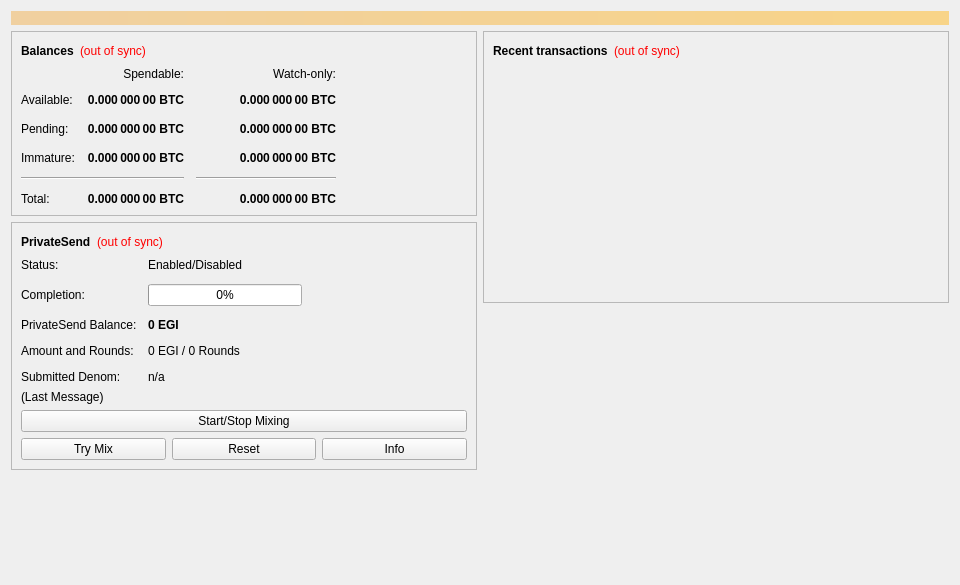
<?xml version="1.0" encoding="UTF-8"?>
<ui version="4.0">
 <class>OverviewPage</class>
 <widget class="QWidget" name="OverviewPage">
  <property name="geometry">
   <rect>
    <x>0</x>
    <y>0</y>
    <width>960</width>
    <height>585</height>
   </rect>
  </property>
  <property name="minimumSize">
   <size>
    <width>960</width>
    <height>0</height>
   </size>
  </property>
  <property name="windowTitle">
   <string>Form</string>
  </property>
  <layout class="QVBoxLayout" name="topLayout">
   <item>
    <widget class="QLabel" name="labelAlerts">
     <property name="visible">
      <bool>false</bool>
     </property>
     <property name="styleSheet">
      <string notr="true">background-color: qlineargradient(x1: 0, y1: 0, x2: 1, y2: 0, stop:0 #F0D0A0, stop:1 #F8D488); color:#000000;</string>
     </property>
     <property name="wordWrap">
      <bool>true</bool>
     </property>
     <property name="margin">
      <number>3</number>
     </property>
    </widget>
   </item>
   <item>
    <layout class="QHBoxLayout" name="horizontalLayout" stretch="1,1">
     <item>
      <layout class="QVBoxLayout" name="verticalLayout_2">
       <item>
        <widget class="QFrame" name="frame">
         <property name="frameShape">
          <enum>QFrame::StyledPanel</enum>
         </property>
         <property name="frameShadow">
          <enum>QFrame::Raised</enum>
         </property>
         <layout class="QVBoxLayout" name="verticalLayout_4">
          <item>
           <layout class="QHBoxLayout" name="horizontalLayout_4">
            <item>
             <widget class="QLabel" name="label_5">
              <property name="font">
               <font>
                <weight>75</weight>
                <bold>true</bold>
               </font>
              </property>
              <property name="text">
               <string>Balances</string>
              </property>
             </widget>
            </item>
            <item>
             <widget class="QLabel" name="labelWalletStatus">
              <property name="toolTip">
               <string>The displayed information may be out of date. Your wallet automatically synchronizes with the Energi network after a connection is established, but this process has not completed yet.</string>
              </property>
              <property name="styleSheet">
               <string notr="true">QLabel { color: red; }</string>
              </property>
              <property name="text">
               <string notr="true">(out of sync)</string>
              </property>
              <property name="alignment">
               <set>Qt::AlignLeading|Qt::AlignLeft|Qt::AlignVCenter</set>
              </property>
             </widget>
            </item>
            <item>
             <spacer name="horizontalSpacer_3">
              <property name="orientation">
               <enum>Qt::Horizontal</enum>
              </property>
              <property name="sizeHint" stdset="0">
               <size>
                <width>40</width>
                <height>20</height>
               </size>
              </property>
             </spacer>
            </item>
           </layout>
          </item>
          <item>
           <layout class="QGridLayout" name="gridLayout">
            <property name="spacing">
             <number>12</number>
            </property>
            <item row="2" column="2">
             <widget class="QLabel" name="labelWatchPending">
              <property name="font">
               <font>
                <weight>75</weight>
                <bold>true</bold>
               </font>
              </property>
              <property name="cursor">
               <cursorShape>IBeamCursor</cursorShape>
              </property>
              <property name="toolTip">
               <string>Unconfirmed transactions to watch-only addresses</string>
              </property>
              <property name="text">
               <string notr="true">0.000 000 00 BTC</string>
              </property>
              <property name="alignment">
               <set>Qt::AlignRight|Qt::AlignTrailing|Qt::AlignVCenter</set>
              </property>
              <property name="textInteractionFlags">
               <set>Qt::LinksAccessibleByMouse|Qt::TextSelectableByKeyboard|Qt::TextSelectableByMouse</set>
              </property>
             </widget>
            </item>
            <item row="2" column="1">
             <widget class="QLabel" name="labelUnconfirmed">
              <property name="font">
               <font>
                <weight>75</weight>
                <bold>true</bold>
               </font>
              </property>
              <property name="cursor">
               <cursorShape>IBeamCursor</cursorShape>
              </property>
              <property name="toolTip">
               <string>Total of transactions that have yet to be confirmed, and do not yet count toward the spendable balance</string>
              </property>
              <property name="text">
               <string notr="true">0.000 000 00 BTC</string>
              </property>
              <property name="alignment">
               <set>Qt::AlignRight|Qt::AlignTrailing|Qt::AlignVCenter</set>
              </property>
              <property name="textInteractionFlags">
               <set>Qt::LinksAccessibleByMouse|Qt::TextSelectableByKeyboard|Qt::TextSelectableByMouse</set>
              </property>
             </widget>
            </item>
            <item row="3" column="2">
             <widget class="QLabel" name="labelWatchImmature">
              <property name="font">
               <font>
                <weight>75</weight>
                <bold>true</bold>
               </font>
              </property>
              <property name="cursor">
               <cursorShape>IBeamCursor</cursorShape>
              </property>
              <property name="toolTip">
               <string>Mined balance in watch-only addresses that has not yet matured</string>
              </property>
              <property name="text">
               <string notr="true">0.000 000 00 BTC</string>
              </property>
              <property name="alignment">
               <set>Qt::AlignRight|Qt::AlignTrailing|Qt::AlignVCenter</set>
              </property>
              <property name="textInteractionFlags">
               <set>Qt::LinksAccessibleByMouse|Qt::TextSelectableByKeyboard|Qt::TextSelectableByMouse</set>
              </property>
             </widget>
            </item>
            <item row="4" column="0" colspan="2">
             <widget class="Line" name="lineSpendableBalance">
              <property name="orientation">
               <enum>Qt::Horizontal</enum>
              </property>
             </widget>
            </item>
            <item row="4" column="2">
             <widget class="Line" name="lineWatchBalance">
              <property name="sizePolicy">
               <sizepolicy hsizetype="Preferred" vsizetype="Fixed">
                <horstretch>0</horstretch>
                <verstretch>0</verstretch>
               </sizepolicy>
              </property>
              <property name="minimumSize">
               <size>
                <width>140</width>
                <height>0</height>
               </size>
              </property>
              <property name="orientation">
               <enum>Qt::Horizontal</enum>
              </property>
             </widget>
            </item>
            <item row="5" column="0">
             <widget class="QLabel" name="labelTotalText">
              <property name="text">
               <string>Total:</string>
              </property>
             </widget>
            </item>
            <item row="3" column="1">
             <widget class="QLabel" name="labelImmature">
              <property name="font">
               <font>
                <weight>75</weight>
                <bold>true</bold>
               </font>
              </property>
              <property name="cursor">
               <cursorShape>IBeamCursor</cursorShape>
              </property>
              <property name="toolTip">
               <string>Mined balance that has not yet matured</string>
              </property>
              <property name="text">
               <string notr="true">0.000 000 00 BTC</string>
              </property>
              <property name="alignment">
               <set>Qt::AlignRight|Qt::AlignTrailing|Qt::AlignVCenter</set>
              </property>
              <property name="textInteractionFlags">
               <set>Qt::LinksAccessibleByMouse|Qt::TextSelectableByKeyboard|Qt::TextSelectableByMouse</set>
              </property>
             </widget>
            </item>
            <item row="2" column="3">
             <spacer name="horizontalSpacer_2">
              <property name="orientation">
               <enum>Qt::Horizontal</enum>
              </property>
              <property name="sizeHint" stdset="0">
               <size>
                <width>40</width>
                <height>20</height>
               </size>
              </property>
             </spacer>
            </item>
            <item row="3" column="0">
             <widget class="QLabel" name="labelImmatureText">
              <property name="text">
               <string>Immature:</string>
              </property>
             </widget>
            </item>
            <item row="5" column="1">
             <widget class="QLabel" name="labelTotal">
              <property name="font">
               <font>
                <weight>75</weight>
                <bold>true</bold>
               </font>
              </property>
              <property name="cursor">
               <cursorShape>IBeamCursor</cursorShape>
              </property>
              <property name="toolTip">
               <string>Your current total balance</string>
              </property>
              <property name="text">
               <string notr="true">0.000 000 00 BTC</string>
              </property>
              <property name="alignment">
               <set>Qt::AlignRight|Qt::AlignTrailing|Qt::AlignVCenter</set>
              </property>
              <property name="textInteractionFlags">
               <set>Qt::LinksAccessibleByMouse|Qt::TextSelectableByKeyboard|Qt::TextSelectableByMouse</set>
              </property>
             </widget>
            </item>
            <item row="5" column="2">
             <widget class="QLabel" name="labelWatchTotal">
              <property name="font">
               <font>
                <weight>75</weight>
                <bold>true</bold>
               </font>
              </property>
              <property name="cursor">
               <cursorShape>IBeamCursor</cursorShape>
              </property>
              <property name="toolTip">
               <string>Current total balance in watch-only addresses</string>
              </property>
              <property name="text">
               <string notr="true">0.000 000 00 BTC</string>
              </property>
              <property name="alignment">
               <set>Qt::AlignRight|Qt::AlignTrailing|Qt::AlignVCenter</set>
              </property>
              <property name="textInteractionFlags">
               <set>Qt::LinksAccessibleByMouse|Qt::TextSelectableByKeyboard|Qt::TextSelectableByMouse</set>
              </property>
             </widget>
            </item>
            <item row="0" column="2">
             <widget class="QLabel" name="labelWatchonly">
              <property name="text">
               <string>Watch-only:</string>
              </property>
              <property name="alignment">
               <set>Qt::AlignRight|Qt::AlignTrailing|Qt::AlignVCenter</set>
              </property>
             </widget>
            </item>
            <item row="1" column="0">
             <widget class="QLabel" name="labelBalanceText">
              <property name="text">
               <string>Available:</string>
              </property>
             </widget>
            </item>
            <item row="1" column="1">
             <widget class="QLabel" name="labelBalance">
              <property name="font">
               <font>
                <weight>75</weight>
                <bold>true</bold>
               </font>
              </property>
              <property name="cursor">
               <cursorShape>IBeamCursor</cursorShape>
              </property>
              <property name="toolTip">
               <string>Your current spendable balance</string>
              </property>
              <property name="text">
               <string notr="true">0.000 000 00 BTC</string>
              </property>
              <property name="alignment">
               <set>Qt::AlignRight|Qt::AlignTrailing|Qt::AlignVCenter</set>
              </property>
              <property name="textInteractionFlags">
               <set>Qt::LinksAccessibleByMouse|Qt::TextSelectableByKeyboard|Qt::TextSelectableByMouse</set>
              </property>
             </widget>
            </item>
            <item row="1" column="2">
             <widget class="QLabel" name="labelWatchAvailable">
              <property name="font">
               <font>
                <weight>75</weight>
                <bold>true</bold>
               </font>
              </property>
              <property name="cursor">
               <cursorShape>IBeamCursor</cursorShape>
              </property>
              <property name="toolTip">
               <string>Your current balance in watch-only addresses</string>
              </property>
              <property name="text">
               <string notr="true">0.000 000 00 BTC</string>
              </property>
              <property name="alignment">
               <set>Qt::AlignRight|Qt::AlignTrailing|Qt::AlignVCenter</set>
              </property>
              <property name="textInteractionFlags">
               <set>Qt::LinksAccessibleByMouse|Qt::TextSelectableByKeyboard|Qt::TextSelectableByMouse</set>
              </property>
             </widget>
            </item>
            <item row="2" column="0">
             <widget class="QLabel" name="labelPendingText">
              <property name="text">
               <string>Pending:</string>
              </property>
             </widget>
            </item>
            <item row="0" column="1">
             <widget class="QLabel" name="labelSpendable">
              <property name="text">
               <string>Spendable:</string>
              </property>
              <property name="alignment">
               <set>Qt::AlignRight|Qt::AlignTrailing|Qt::AlignVCenter</set>
              </property>
             </widget>
            </item>
           </layout>
          </item>
         </layout>
        </widget>
       </item>
       <item>
        <widget class="QFrame" name="framePrivateSend">
         <property name="layoutDirection">
          <enum>Qt::LeftToRight</enum>
         </property>
         <property name="frameShape">
          <enum>QFrame::StyledPanel</enum>
         </property>
         <property name="frameShadow">
          <enum>QFrame::Raised</enum>
         </property>
         <layout class="QVBoxLayout" name="VerticalLayout_PS1">
          <item>
           <layout class="QHBoxLayout" name="horizontalLayout_5">
            <item>
             <widget class="QLabel" name="labelPrivateSendHeader">
              <property name="font">
               <font>
                <weight>75</weight>
                <bold>true</bold>
               </font>
              </property>
              <property name="text">
               <string>PrivateSend</string>
              </property>
             </widget>
            </item>
            <item>
             <widget class="QLabel" name="labelPrivateSendSyncStatus">
              <property name="toolTip">
               <string>The displayed information may be out of date. Your wallet automatically synchronizes with the Energi network after a connection is established, but this process has not completed yet.</string>
              </property>
              <property name="styleSheet">
               <string notr="true">QLabel { color: red; }</string>
              </property>
              <property name="text">
               <string notr="true">(out of sync)</string>
              </property>
              <property name="alignment">
               <set>Qt::AlignLeading|Qt::AlignLeft|Qt::AlignVCenter</set>
              </property>
             </widget>
            </item>
            <item>
             <spacer name="horizontalSpacer_4">
              <property name="orientation">
               <enum>Qt::Horizontal</enum>
              </property>
              <property name="sizeHint" stdset="0">
               <size>
                <width>40</width>
                <height>20</height>
               </size>
              </property>
             </spacer>
            </item>
           </layout>
          </item>
          <item>
           <layout class="QFormLayout" name="privateSendFormLayout">
            <property name="fieldGrowthPolicy">
             <enum>QFormLayout::AllNonFixedFieldsGrow</enum>
            </property>
            <property name="horizontalSpacing">
             <number>11</number>
            </property>
            <property name="verticalSpacing">
             <number>12</number>
            </property>
            <item row="0" column="0">
             <widget class="QLabel" name="labelPrivateSendEnabledText">
              <property name="text">
               <string>Status:</string>
              </property>
             </widget>
            </item>
            <item row="0" column="1">
             <widget class="QLabel" name="labelPrivateSendEnabled">
              <property name="text">
               <string>Enabled/Disabled</string>
              </property>
             </widget>
            </item>
            <item row="1" column="0">
             <widget class="QLabel" name="labelCompletitionText">
              <property name="text">
               <string>Completion:</string>
              </property>
             </widget>
            </item>
            <item row="1" column="1">
             <widget class="QProgressBar" name="privateSendProgress">
              <property name="maximumSize">
               <size>
                <width>154</width>
                <height>16777215</height>
               </size>
              </property>
              <property name="value">
               <number>0</number>
              </property>
             </widget>
            </item>
            <item row="2" column="0">
             <widget class="QLabel" name="labelAnonymizedText">
              <property name="text">
               <string>PrivateSend Balance:</string>
              </property>
             </widget>
            </item>
            <item row="2" column="1">
             <widget class="QLabel" name="labelAnonymized">
              <property name="font">
               <font>
                <weight>75</weight>
                <bold>true</bold>
               </font>
              </property>
              <property name="text">
               <string notr="true">0 EGI</string>
              </property>
             </widget>
            </item>
            <item row="3" column="0">
             <widget class="QLabel" name="labelAmountAndRoundsText">
              <property name="text">
               <string>Amount and Rounds:</string>
              </property>
             </widget>
            </item>
            <item row="3" column="1">
             <widget class="QLabel" name="labelAmountRounds">
              <property name="text">
               <string>0 EGI / 0 Rounds</string>
              </property>
             </widget>
            </item>
            <item row="4" column="0">
             <widget class="QLabel" name="labelSubmittedDenomText">
              <property name="text">
               <string>Submitted Denom:</string>
              </property>
             </widget>
            </item>
            <item row="4" column="1">
             <widget class="QLabel" name="labelSubmittedDenom">
              <property name="toolTip">
               <string>The denominations you submitted to the Masternode.&lt;br&gt;To mix, other users must submit the exact same denominations.</string>
              </property>
              <property name="text">
               <string>n/a</string>
              </property>
             </widget>
            </item>
           </layout>
          </item>
          <item>
           <layout class="QVBoxLayout" name="VerticalLayout_PS">
            <item>
             <widget class="QLabel" name="labelPrivateSendLastMessage">
              <property name="text">
               <string>(Last Message)</string>
              </property>
              <property name="alignment">
               <set>Qt::AlignLeading|Qt::AlignLeft|Qt::AlignTop</set>
              </property>
              <property name="wordWrap">
               <bool>true</bool>
              </property>
             </widget>
            </item>
            <item>
             <widget class="QPushButton" name="togglePrivateSend">
              <property name="sizePolicy">
               <sizepolicy hsizetype="MinimumExpanding" vsizetype="Fixed">
                <horstretch>0</horstretch>
                <verstretch>0</verstretch>
               </sizepolicy>
              </property>
              <property name="text">
               <string>Start/Stop Mixing</string>
              </property>
             </widget>
            </item>
            <item>
             <layout class="QHBoxLayout" name="horizontalLayout_debugbuttons">
              <item>
               <widget class="QPushButton" name="privateSendAuto">
                <property name="sizePolicy">
                 <sizepolicy hsizetype="MinimumExpanding" vsizetype="Fixed">
                  <horstretch>0</horstretch>
                  <verstretch>0</verstretch>
                 </sizepolicy>
                </property>
                <property name="toolTip">
                 <string>Try to manually submit a PrivateSend request.</string>
                </property>
                <property name="text">
                 <string>Try Mix</string>
                </property>
               </widget>
              </item>
              <item>
               <widget class="QPushButton" name="privateSendReset">
                <property name="sizePolicy">
                 <sizepolicy hsizetype="MinimumExpanding" vsizetype="Fixed">
                  <horstretch>0</horstretch>
                  <verstretch>0</verstretch>
                 </sizepolicy>
                </property>
                <property name="toolTip">
                 <string>Reset the current status of PrivateSend (can interrupt PrivateSend if it's in the process of Mixing, which can cost you money!)</string>
                </property>
                <property name="autoFillBackground">
                 <bool>false</bool>
                </property>
                <property name="text">
                 <string>Reset</string>
                </property>
               </widget>
              </item>
              <item>
               <widget class="QPushButton" name="privateSendInfo">
                <property name="sizePolicy">
                 <sizepolicy hsizetype="MinimumExpanding" vsizetype="Fixed">
                  <horstretch>0</horstretch>
                  <verstretch>0</verstretch>
                 </sizepolicy>
                </property>
                <property name="toolTip">
                 <string>Information about PrivateSend and Mixing</string>
                </property>
                <property name="text">
                 <string>Info</string>
                </property>
               </widget>
              </item>
             </layout>
            </item>
           </layout>
          </item>
         </layout>
        </widget>
       </item>
       <item>
        <spacer name="verticalSpacer">
         <property name="orientation">
          <enum>Qt::Vertical</enum>
         </property>
         <property name="sizeHint" stdset="0">
          <size>
           <width>20</width>
           <height>40</height>
          </size>
         </property>
        </spacer>
       </item>
      </layout>
     </item>
     <item>
      <layout class="QVBoxLayout" name="verticalLayout_3">
       <item>
        <widget class="QFrame" name="frame_2">
         <property name="frameShape">
          <enum>QFrame::StyledPanel</enum>
         </property>
         <property name="frameShadow">
          <enum>QFrame::Raised</enum>
         </property>
         <layout class="QVBoxLayout" name="verticalLayout">
          <item>
           <layout class="QHBoxLayout" name="horizontalLayout_2">
            <item>
             <widget class="QLabel" name="label_4">
              <property name="font">
               <font>
                <weight>75</weight>
                <bold>true</bold>
               </font>
              </property>
              <property name="text">
               <string>Recent transactions</string>
              </property>
             </widget>
            </item>
            <item>
             <widget class="QLabel" name="labelTransactionsStatus">
              <property name="toolTip">
               <string>The displayed information may be out of date. Your wallet automatically synchronizes with the Energi network after a connection is established, but this process has not completed yet.</string>
              </property>
              <property name="styleSheet">
               <string notr="true">QLabel { color: red; }</string>
              </property>
              <property name="text">
               <string notr="true">(out of sync)</string>
              </property>
              <property name="alignment">
               <set>Qt::AlignLeading|Qt::AlignLeft|Qt::AlignVCenter</set>
              </property>
             </widget>
            </item>
            <item>
             <spacer name="horizontalSpacer">
              <property name="orientation">
               <enum>Qt::Horizontal</enum>
              </property>
              <property name="sizeHint" stdset="0">
               <size>
                <width>40</width>
                <height>20</height>
               </size>
              </property>
             </spacer>
            </item>
           </layout>
          </item>
          <item>
           <widget class="QListView" name="listTransactions">
            <property name="styleSheet">
             <string notr="true">QListView { background: transparent; }</string>
            </property>
            <property name="frameShape">
             <enum>QFrame::NoFrame</enum>
            </property>
            <property name="verticalScrollBarPolicy">
             <enum>Qt::ScrollBarAlwaysOff</enum>
            </property>
            <property name="horizontalScrollBarPolicy">
             <enum>Qt::ScrollBarAlwaysOff</enum>
            </property>
            <property name="selectionMode">
             <enum>QAbstractItemView::NoSelection</enum>
            </property>
           </widget>
          </item>
         </layout>
        </widget>
       </item>
       <item>
        <spacer name="verticalSpacer_2">
         <property name="orientation">
          <enum>Qt::Vertical</enum>
         </property>
         <property name="sizeHint" stdset="0">
          <size>
           <width>20</width>
           <height>40</height>
          </size>
         </property>
        </spacer>
       </item>
      </layout>
     </item>
    </layout>
   </item>
  </layout>
 </widget>
 <resources/>
 <connections/>
</ui>
